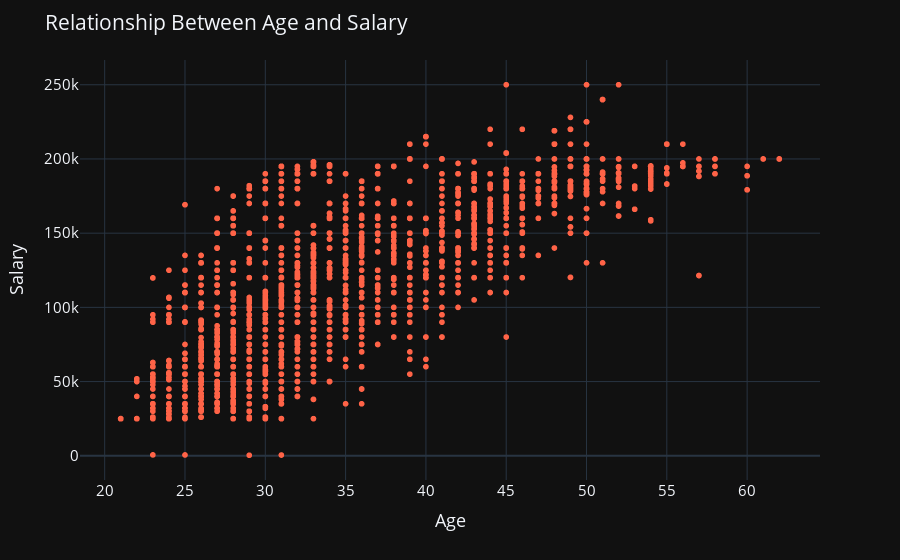

This figure's notebook cell:
### Code cell
fig= px.scatter(x=df['Age'], y=df['Salary'], color_discrete_sequence=['tomato'], template='plotly_dark')
fig.update_layout(title= 'Relationship Between Age and Salary',
                 xaxis_title='Age', yaxis_title='Salary', font_size=15)

### Figure 1 — Plotly figure (JSON) as saved in the notebook; plotly's stock layout.template omitted (floating-point values rounded to 4 significant figures; data arrays with more than 128 entries replaced by an {"elided": "..."} marker saying what was removed)
{"data": [{"hovertemplate": "x=%{x}<br>y=%{y}<extra></extra>", "legendgroup": "", "marker": {"color": "tomato", "symbol": "circle"}, "mode": "markers", "name": "", "showlegend": false, "type": "scattergl", "x": {"elided": "6704 int values"}, "xaxis": "x", "y": {"elided": "6704 int values"}, "yaxis": "y"}], "layout": {"font": {"size": 15}, "legend": {"tracegroupgap": 0}, "margin": {"t": 60}, "title": {"text": "Relationship Between Age and Salary"}, "xaxis": {"anchor": "y", "domain": [0, 1], "title": {"text": "Age"}}, "yaxis": {"anchor": "x", "domain": [0, 1], "title": {"text": "Salary"}}}}
